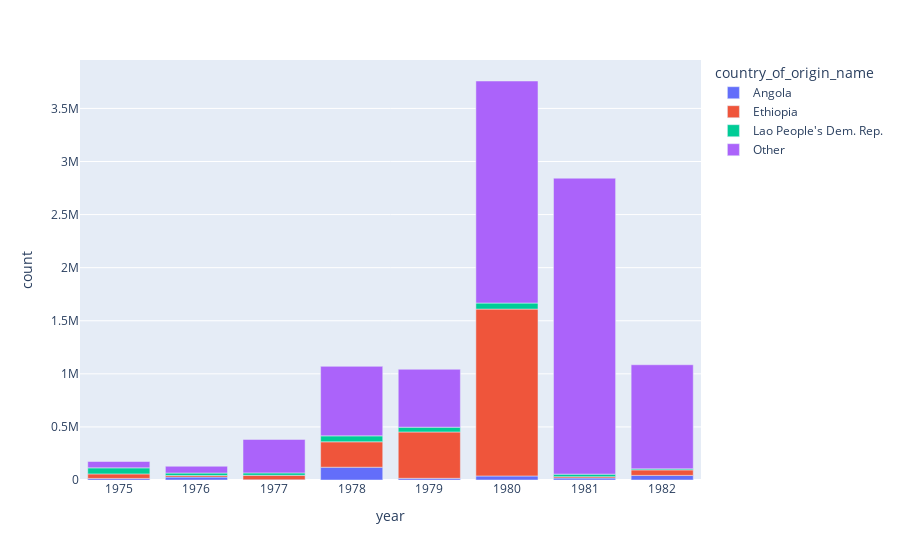

Source (notebook cell):
### Code cell
fig = px.bar(period_75_to_82, x='year', y='count', color='country_of_origin_name')
fig.show()

### Figure 1 — Plotly figure (JSON) as saved in the notebook; plotly's stock layout.template omitted (floating-point values rounded to 4 significant figures)
{"data": [{"hovertemplate": "country_of_origin_name=Angola<br>year=%{x}<br>count=%{y}<extra></extra>", "legendgroup": "Angola", "marker": {"color": "#636efa", "pattern": {"shape": ""}}, "name": "Angola", "orientation": "v", "showlegend": true, "textposition": "auto", "type": "bar", "x": [1975, 1976, 1977, 1978, 1979, 1980, 1981, 1982], "xaxis": "x", "y": [14865, 27575, 1766, 120465, 16049, 37940, 18841, 43528], "yaxis": "y"}, {"hovertemplate": "country_of_origin_name=Ethiopia<br>year=%{x}<br>count=%{y}<extra></extra>", "legendgroup": "Ethiopia", "marker": {"color": "#EF553B", "pattern": {"shape": ""}}, "name": "Ethiopia", "orientation": "v", "showlegend": true, "textposition": "auto", "type": "bar", "x": [1975, 1976, 1977, 1978, 1979, 1980, 1981, 1982], "xaxis": "x", "y": [42358, 14731, 42226, 239264, 436430, 1571956, 12640, 51570], "yaxis": "y"}, {"hovertemplate": "country_of_origin_name=Lao People's Dem. Rep.<br>year=%{x}<br>count=%{y}<extra></extra>", "legendgroup": "Lao People's Dem. Rep.", "marker": {"color": "#00cc96", "pattern": {"shape": ""}}, "name": "Lao People's Dem. Rep.", "orientation": "v", "showlegend": true, "textposition": "auto", "type": "bar", "x": [1975, 1976, 1977, 1978, 1979, 1980, 1981, 1982], "xaxis": "x", "y": [57070, 23485, 22950, 56050, 45085, 56859, 23699, 9853], "yaxis": "y"}, {"hovertemplate": "country_of_origin_name=Other<br>year=%{x}<br>count=%{y}<extra></extra>", "legendgroup": "Other", "marker": {"color": "#ab63fa", "pattern": {"shape": ""}}, "name": "Other", "orientation": "v", "showlegend": true, "textposition": "auto", "type": "bar", "x": [1975, 1976, 1977, 1978, 1979, 1980, 1981, 1982], "xaxis": "x", "y": [59907, 63651, 315017, 654485, 545296, 2091528, 2787521, 980716], "yaxis": "y"}], "layout": {"barmode": "relative", "legend": {"title": {"text": "country_of_origin_name"}, "tracegroupgap": 0}, "margin": {"t": 60}, "xaxis": {"anchor": "y", "domain": [0, 1], "title": {"text": "year"}}, "yaxis": {"anchor": "x", "domain": [0, 1], "title": {"text": "count"}}}}
